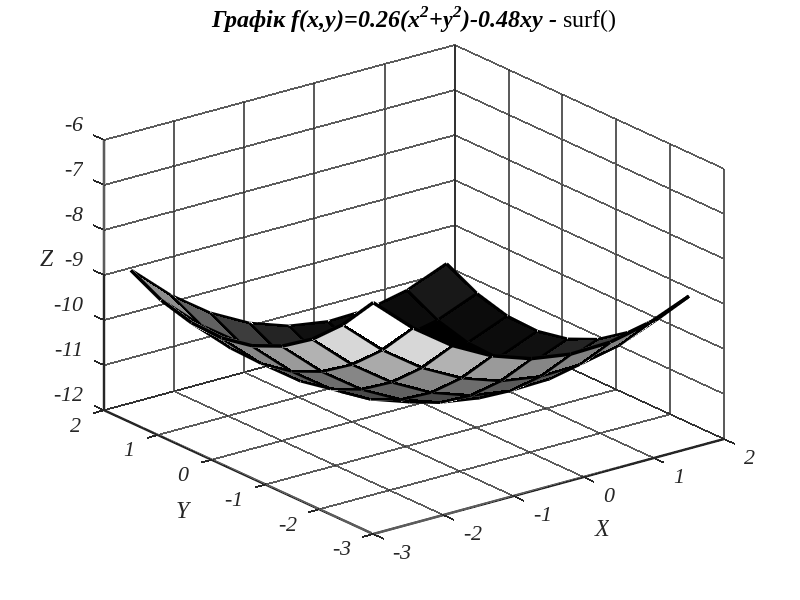

Recreate this plot in MATLAB.
##Графік за допомогою surf()
clc, clear all; clf; delete(gco()) 
function plot_setup(plot_handler) 
xlabel('X'); ylabel("Y"); zlabel('Z'); 
set(gca, 'linewidth', 1.75, 'fontsize', 16, 
'gridalpha', 0.75, 'FontName', 'Times New Roman', 
'FontAngle', 'Italic'); 
set(plot_handler, 'linewidth',2.5) 
set(get(gca,'zlabel'),'rotation',0) 
endfunction 
## підготовка графічної структури 
x = y = linspace (-3, 1.5, 9)'; 
[x, y] = meshgrid (x, y); 
## function to plot 
f = @(x,y)0.26*(x.^2+y.^2)-0.48*x*y; 
z = f(x,y); 
hsp = surf(x,y,z); 
colormap("gray"); view(3); 
title('Графік f(x,y)=0.26(x^2+y^2)-0.48xy - \rm{{surf}()}', 'fontsize', 16); plot_setup(hsp) 
